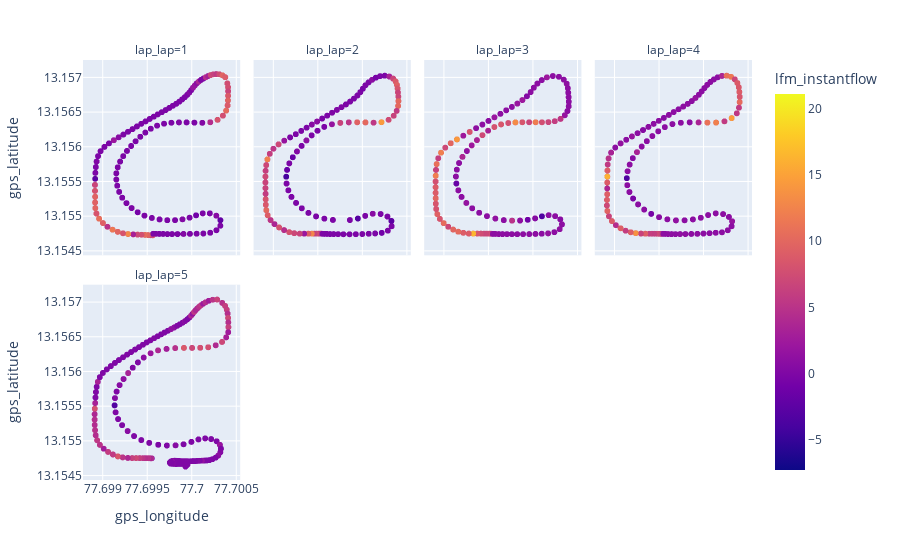

The cell this chart's notebook holds for it:
### Code cell
df.plot(x='gps_longitude', y='gps_latitude', color='lfm_instantflow', kind='scatter', facet_col='lap_lap', facet_col_wrap=4)

### Figure 1 — Plotly figure (JSON) as saved in the notebook; plotly's stock layout.template omitted (floating-point values rounded to 4 significant figures; data arrays with more than 128 entries replaced by an {"elided": "..."} marker saying what was removed)
{"data": [{"hovertemplate": "lap_lap=1<br>gps_longitude=%{x}<br>gps_latitude=%{y}<br>lfm_instantflow=%{marker.color}<extra></extra>", "legendgroup": "", "marker": {"color": {"elided": "1231 float values"}, "coloraxis": "coloraxis", "symbol": "circle"}, "mode": "markers", "name": "", "showlegend": false, "type": "scattergl", "x": {"elided": "1231 float values"}, "xaxis": "x5", "y": {"elided": "1231 float values"}, "yaxis": "y5"}, {"hovertemplate": "lap_lap=2<br>gps_longitude=%{x}<br>gps_latitude=%{y}<br>lfm_instantflow=%{marker.color}<extra></extra>", "legendgroup": "", "marker": {"color": {"elided": "1171 float values"}, "coloraxis": "coloraxis", "symbol": "circle"}, "mode": "markers", "name": "", "showlegend": false, "type": "scattergl", "x": {"elided": "1171 float values"}, "xaxis": "x6", "y": {"elided": "1171 float values"}, "yaxis": "y6"}, {"hovertemplate": "lap_lap=3<br>gps_longitude=%{x}<br>gps_latitude=%{y}<br>lfm_instantflow=%{marker.color}<extra></extra>", "legendgroup": "", "marker": {"color": {"elided": "1142 float values"}, "coloraxis": "coloraxis", "symbol": "circle"}, "mode": "markers", "name": "", "showlegend": false, "type": "scattergl", "x": {"elided": "1142 float values"}, "xaxis": "x7", "y": {"elided": "1142 float values"}, "yaxis": "y7"}, {"hovertemplate": "lap_lap=4<br>gps_longitude=%{x}<br>gps_latitude=%{y}<br>lfm_instantflow=%{marker.color}<extra></extra>", "legendgroup": "", "marker": {"color": {"elided": "1151 float values"}, "coloraxis": "coloraxis", "symbol": "circle"}, "mode": "markers", "name": "", "showlegend": false, "type": "scattergl", "x": {"elided": "1151 float values"}, "xaxis": "x8", "y": {"elided": "1151 float values"}, "yaxis": "y8"}, {"hovertemplate": "lap_lap=5<br>gps_longitude=%{x}<br>gps_latitude=%{y}<br>lfm_instantflow=%{marker.color}<extra></extra>", "legendgroup": "", "marker": {"color": {"elided": "2504 float values"}, "coloraxis": "coloraxis", "symbol": "circle"}, "mode": "markers", "name": "", "showlegend": false, "type": "scattergl", "x": {"elided": "2504 float values"}, "xaxis": "x", "y": {"elided": "2504 float values"}, "yaxis": "y"}], "layout": {"annotations": [{"font": {}, "showarrow": false, "text": "lap_lap=5", "x": 0.1175, "xanchor": "center", "xref": "paper", "y": 0.465, "yanchor": "bottom", "yref": "paper"}, {"font": {}, "showarrow": false, "text": "lap_lap=1", "x": 0.1175, "xanchor": "center", "xref": "paper", "y": 1.0, "yanchor": "bottom", "yref": "paper"}, {"font": {}, "showarrow": false, "text": "lap_lap=2", "x": 0.3725, "xanchor": "center", "xref": "paper", "y": 1.0, "yanchor": "bottom", "yref": "paper"}, {"font": {}, "showarrow": false, "text": "lap_lap=3", "x": 0.6275, "xanchor": "center", "xref": "paper", "y": 1.0, "yanchor": "bottom", "yref": "paper"}, {"font": {}, "showarrow": false, "text": "lap_lap=4", "x": 0.8825, "xanchor": "center", "xref": "paper", "y": 1.0, "yanchor": "bottom", "yref": "paper"}], "coloraxis": {"colorbar": {"title": {"text": "lfm_instantflow"}}, "colorscale": [[0, "#0d0887"], [0.1111, "#46039f"], [0.2222, "#7201a8"], [0.3333, "#9c179e"], [0.4444, "#bd3786"], [0.5556, "#d8576b"], [0.6667, "#ed7953"], [0.7778, "#fb9f3a"], [0.8889, "#fdca26"], [1, "#f0f921"]]}, "legend": {"tracegroupgap": 0}, "margin": {"t": 60}, "xaxis": {"anchor": "y", "domain": [0, 0.235], "title": {"text": "gps_longitude"}}, "xaxis2": {"anchor": "y2", "domain": [0.255, 0.49], "matches": "x", "title": {"text": "gps_longitude"}}, "xaxis3": {"anchor": "y3", "domain": [0.51, 0.745], "matches": "x", "title": {"text": "gps_longitude"}}, "xaxis4": {"anchor": "y4", "domain": [0.765, 1.0], "matches": "x", "title": {"text": "gps_longitude"}}, "xaxis5": {"anchor": "y5", "domain": [0, 0.235], "matches": "x", "showticklabels": false}, "xaxis6": {"anchor": "y6", "domain": [0.255, 0.49], "matches": "x", "showticklabels": false}, "xaxis7": {"anchor": "y7", "domain": [0.51, 0.745], "matches": "x", "showticklabels": false}, "xaxis8": {"anchor": "y8", "domain": [0.765, 1.0], "matches": "x", "showticklabels": false}, "yaxis": {"anchor": "x", "domain": [0, 0.465], "title": {"text": "gps_latitude"}}, "yaxis2": {"anchor": "x2", "domain": [0, 0.465], "matches": "y", "showticklabels": false}, "yaxis3": {"anchor": "x3", "domain": [0, 0.465], "matches": "y", "showticklabels": false}, "yaxis4": {"anchor": "x4", "domain": [0, 0.465], "matches": "y", "showticklabels": false}, "yaxis5": {"anchor": "x5", "domain": [0.535, 1.0], "matches": "y", "title": {"text": "gps_latitude"}}, "yaxis6": {"anchor": "x6", "domain": [0.535, 1.0], "matches": "y", "showticklabels": false}, "yaxis7": {"anchor": "x7", "domain": [0.535, 1.0], "matches": "y", "showticklabels": false}, "yaxis8": {"anchor": "x8", "domain": [0.535, 1.0], "matches": "y", "showticklabels": false}}}
